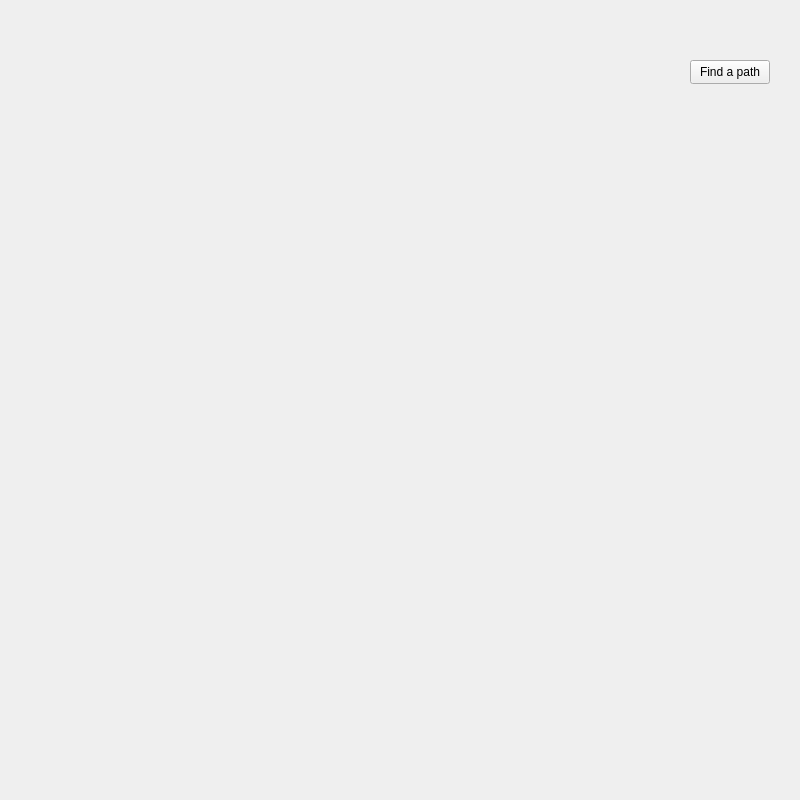
<?xml version="1.0" encoding="UTF-8"?>
<ui version="4.0">
 <class>Widget</class>
 <widget class="QWidget" name="Widget">
  <property name="geometry">
   <rect>
    <x>0</x>
    <y>0</y>
    <width>800</width>
    <height>800</height>
   </rect>
  </property>
  <property name="minimumSize">
   <size>
    <width>800</width>
    <height>800</height>
   </size>
  </property>
  <property name="windowTitle">
   <string>Widget</string>
  </property>
  <widget class="QPushButton" name="pushButton">
   <property name="geometry">
    <rect>
     <x>690</x>
     <y>60</y>
     <width>80</width>
     <height>24</height>
    </rect>
   </property>
   <property name="text">
    <string>Find a path</string>
   </property>
  </widget>
 </widget>
 <resources/>
 <connections/>
</ui>
